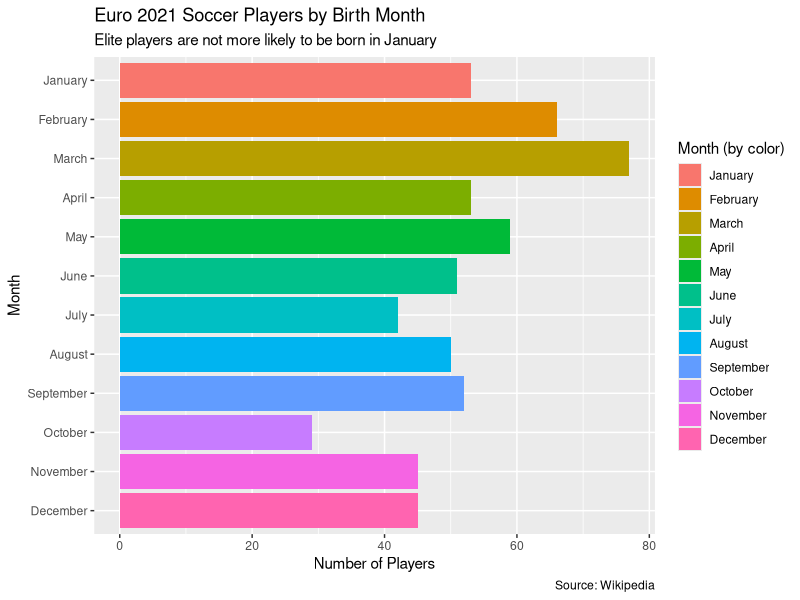

This chart was generated by the following R code:
## ---- chunk 1
knitr::opts_chunk$set(echo = TRUE)
library(tidyverse)
## ---- chunk 2
x <- read_csv("birthdates.csv", col_types = cols(value = col_character()))
## ---- chunk 3
clean_data <- x %>%
  mutate(date = parse_date(str_sub(value, 2, 11))) %>% 
  mutate(raw_month = months(date)) %>% 
  mutate(month = parse_factor(raw_month, levels = month.name))
## ---- chunk 4
clean_data %>% 
  group_by(month) %>% 
  arrange(month) %>%
  drop_na %>%
  summarize(total = n()) %>%
  ggplot(mapping = aes(x = fct_rev(month), y = total, fill = month)) +
         coord_flip()+
         geom_col() +
         labs(title = "Euro 2021 Soccer Players by Birth Month",
              subtitle = "Elite players are not more likely to be born in January",
              x = "Month",
              y = "Number of Players",
              fill = "Month (by color)",
              caption = "Source: Wikipedia")
  
